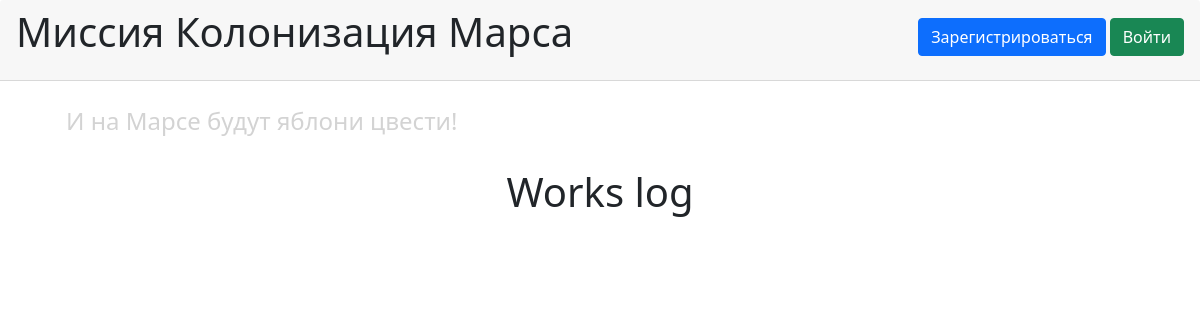
Before: / with the older database file.
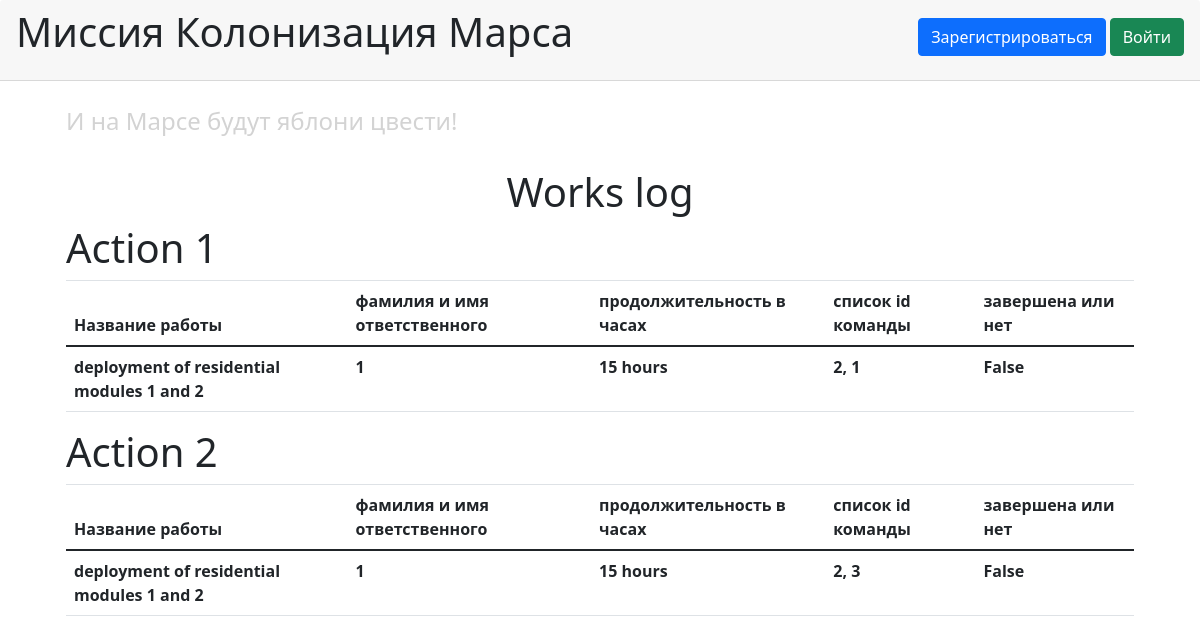
After: the same page with the newer database file.
### data/job.py (models this page shows)
class Jobs(SqlAlchemyBase):
    __tablename__ = 'jobs'
    id = sqlalchemy.Column(sqlalchemy.Integer,
                           primary_key=True, autoincrement=True)
    team_leader = sqlalchemy.Column(sqlalchemy.Integer, sqlalchemy.ForeignKey("users.id"))
    user = orm.relation('User')
    job = sqlalchemy.Column(sqlalchemy.String)
    work_size = sqlalchemy.Column(sqlalchemy.Integer)
    collaborators = sqlalchemy.Column(sqlalchemy.String)
    start_date = sqlalchemy.Column(sqlalchemy.Integer)
    end_date = sqlalchemy.Column(sqlalchemy.Integer)
    is_finished = sqlalchemy.Column(sqlalchemy.BOOLEAN)

### main.py (the view)
@app.route('/')
def works_log():
    db_session.global_init('db/blogs.db')
    db_sess = db_session.create_session()
    jobs = db_sess.query(Jobs).all()
    return render_template('works_log.html', jobs=jobs)

### data/db_session.py (called while the page is built, shortened)
def global_init(db_file):
    global __factory
    if __factory:
        return

def create_session() -> Session:
    global __factory
    return __factory()

### templates/works_log.html
{% extends "base.html" %}
{% block content %}
<h1 class="text-center">Works log</h1>
<div>
    {% for job in jobs %}
    <div>
        <h1>Action {{ job.id }}</h1>
        <div>
            <table class="table">
                <thead>
                    <tr>
                        <th>Название работы</th>
                        <th>фамилия и имя ответственного</th>
                        <th>продолжительность в часах</th>
                        <th>список id команды</th>
                        <th>завершена или нет</th>
                    </tr>
                </thead>
                <tbody>
                    <tr>
                        <th>{{ job.job }}</th>
                        <th>{{ job.team_leader }}</th>
                        <th>{{ job.work_size }} hours</th>
                        <th>{{ job.collaborators }}</th>
                        <th>{{ job.is_finished }}</th>
                    </tr>
                </tbody>
            </table>
        </div>
    </div>
    {% endfor %}
</div>
{% endblock %}

### templates/base.html (shortened to what this page needs)
<!DOCTYPE html>
<html lang="en">
<head>
	<link rel="stylesheet"
		  href="https://stackpath.bootstrapcdn.com/bootstrap/4.2.1/css/bootstrap.min.css"
>
	<link href="https://cdn.jsdelivr.net/npm/bootstrap@5.0.0-beta2/dist/css/bootstrap.min.css"
		  rel="stylesheet"
>
</head>
<body>
    <div class="card-header" style="display: flex; justify-content: space-between;">
    	<h1>Миссия Колонизация Марса</h1>
		{% if current_user.is_authenticated %}
			<a class="navbar-brand" href="/logout">{{ current_user.name }}</a>
		{% else %}
			<p style="margin-top: 10px">
				<a class="btn btn-primary " href="/register">Зарегистрироваться</a>
				<a class="btn btn-success" href="/login">Войти</a>
			</p>
		{% endif %}
  	</div>
  	<div class="card-body" style="margin: 10px 50px;">
  		<h4 style="color: lightgrey">И на Марсе будут яблони цвести!</h4>
		<br>
  		{% block content %} {% endblock %}
  	</div>
</body>
</html>

Changed rows visible on the page:
added Jobs: id "1", job "deployment of residential modules 1 and 2", team_leader "1", work_size "15", collaborators "2, 1", is_finished "False"
added Jobs: id "2", job "deployment of residential modules 1 and 2", team_leader "1", work_size "15", collaborators "2, 3", is_finished "False"
